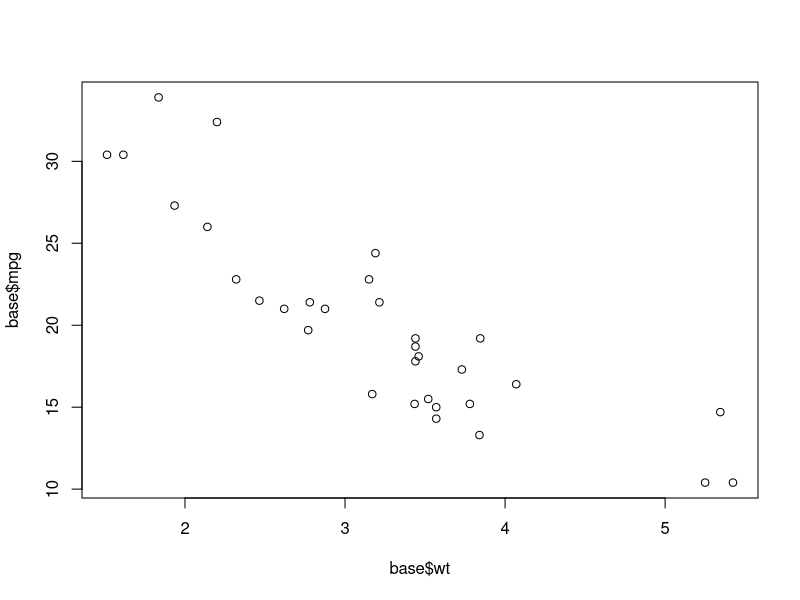
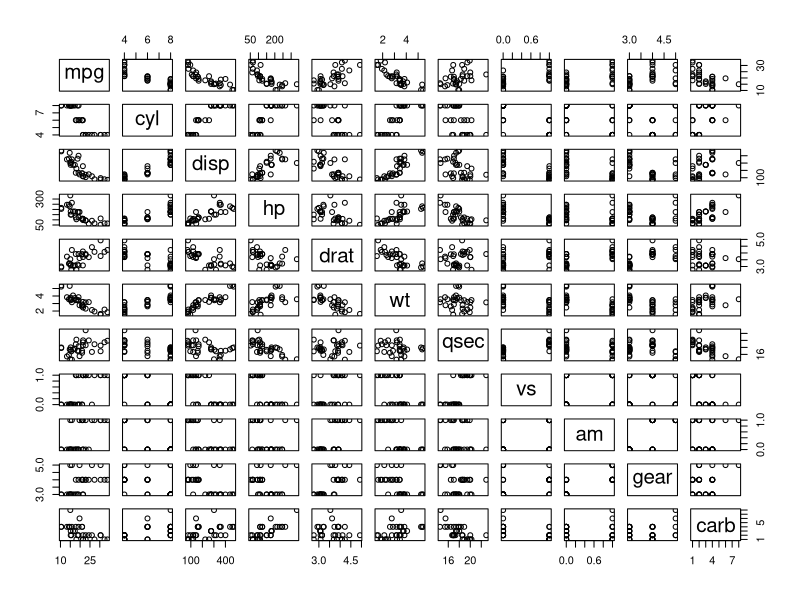

These figures' R source, in order:
library(datasets)

base <- mtcars

?mtcars

str( mtcars)
head( mtcars)


head( mtcars ,n = 10)

View( base )

mediaConsumo <- mean( base$mpg )
desvioPadraoConsumo <- sd(base$mpg)

altoConsumo <- base$mpg < mediaConsumo
baixoConsumo <- base$mpg > (mediaConsumo + desvioPadraoConsumo )

carros_alto_consumo <- base[ altoConsumo ,  ]
View( carros_alto_consumo )


carros_baixo_consumo <- base[ baixoConsumo ,  ]
View(carros_baixo_consumo)


plot( base$wt ,  base$mpg )

pairs( base)







